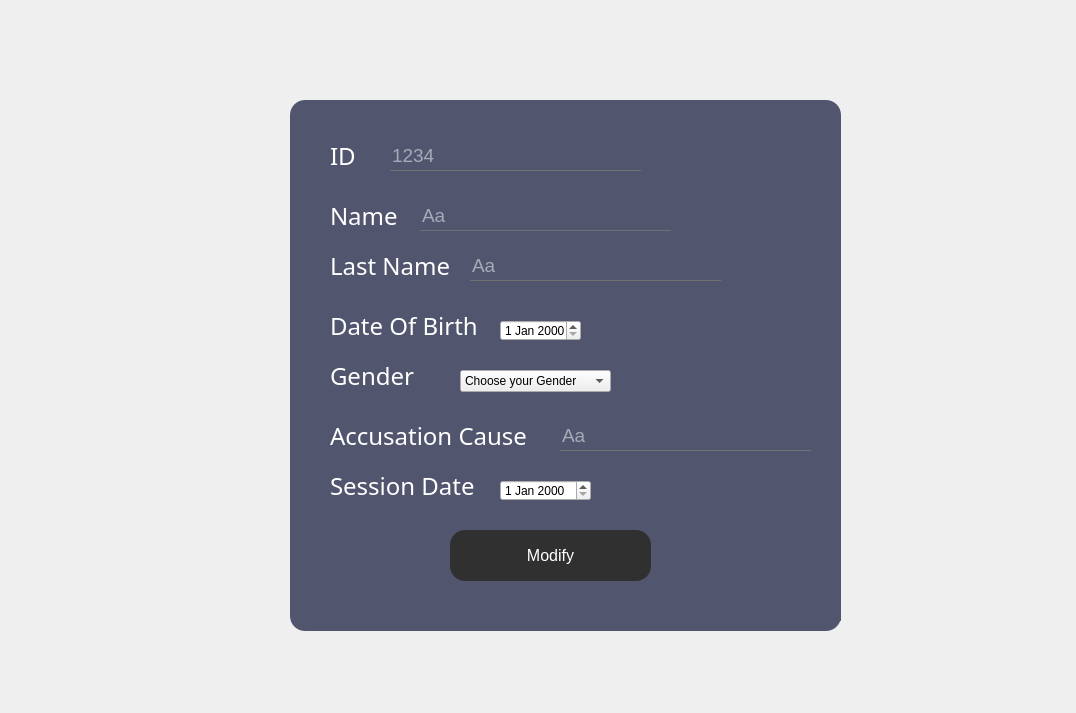
<?xml version="1.0" encoding="UTF-8"?>
<ui version="4.0">
 <class>Modify</class>
 <widget class="QDialog" name="Modify">
  <property name="geometry">
   <rect>
    <x>0</x>
    <y>0</y>
    <width>1076</width>
    <height>713</height>
   </rect>
  </property>
  <property name="windowTitle">
   <string>Dialog</string>
  </property>
  <property name="styleSheet">
   <string notr="true">*{
    background:url(../../Images_projet/HMR.jpg) ;
}</string>
  </property>
  <widget class="QFrame" name="Modify_Accused">
   <property name="geometry">
    <rect>
     <x>290</x>
     <y>100</y>
     <width>551</width>
     <height>531</height>
    </rect>
   </property>
   <property name="styleSheet">
    <string notr="true">QFrame
{
	background:#51556e;
    border-radius:15px;
}</string>
   </property>
   <property name="frameShape">
    <enum>QFrame::StyledPanel</enum>
   </property>
   <property name="frameShadow">
    <enum>QFrame::Raised</enum>
   </property>
   <widget class="QLabel" name="label_8">
    <property name="geometry">
     <rect>
      <x>490</x>
      <y>350</y>
      <width>231</width>
      <height>171</height>
     </rect>
    </property>
    <property name="text">
     <string/>
    </property>
    <property name="pixmap">
     <pixmap>D:/QTprojet/smart court.png</pixmap>
    </property>
    <property name="scaledContents">
     <bool>true</bool>
    </property>
   </widget>
   <widget class="QLabel" name="Mid">
    <property name="geometry">
     <rect>
      <x>40</x>
      <y>30</y>
      <width>111</width>
      <height>51</height>
     </rect>
    </property>
    <property name="styleSheet">
     <string notr="true">*{
    font-family:century gothic;
    font-size:24px;
	color:white;
}

</string>
    </property>
    <property name="text">
     <string>ID</string>
    </property>
   </widget>
   <widget class="QLineEdit" name="Lmid">
    <property name="geometry">
     <rect>
      <x>100</x>
      <y>40</y>
      <width>251</width>
      <height>31</height>
     </rect>
    </property>
    <property name="font">
     <font>
      <pointsize>14</pointsize>
     </font>
    </property>
    <property name="acceptDrops">
     <bool>true</bool>
    </property>
    <property name="styleSheet">
     <string notr="true">*{
background:transparent;
border:none;
color:white;
border-bottom:1px solid #717072;
}</string>
    </property>
    <property name="inputMask">
     <string/>
    </property>
    <property name="text">
     <string/>
    </property>
    <property name="maxLength">
     <number>32767</number>
    </property>
    <property name="echoMode">
     <enum>QLineEdit::Normal</enum>
    </property>
    <property name="placeholderText">
     <string>1234</string>
    </property>
   </widget>
   <widget class="QLabel" name="Mname">
    <property name="geometry">
     <rect>
      <x>40</x>
      <y>90</y>
      <width>111</width>
      <height>51</height>
     </rect>
    </property>
    <property name="styleSheet">
     <string notr="true">*{
    font-family:century gothic;
    font-size:24px;
	color:white;
}

</string>
    </property>
    <property name="text">
     <string>Name</string>
    </property>
   </widget>
   <widget class="QLineEdit" name="Lmname">
    <property name="geometry">
     <rect>
      <x>130</x>
      <y>100</y>
      <width>251</width>
      <height>31</height>
     </rect>
    </property>
    <property name="font">
     <font>
      <pointsize>14</pointsize>
     </font>
    </property>
    <property name="acceptDrops">
     <bool>true</bool>
    </property>
    <property name="styleSheet">
     <string notr="true">*{
background:transparent;
border:none;
color:white;
border-bottom:1px solid #717072;
}</string>
    </property>
    <property name="inputMask">
     <string/>
    </property>
    <property name="text">
     <string/>
    </property>
    <property name="maxLength">
     <number>32767</number>
    </property>
    <property name="echoMode">
     <enum>QLineEdit::Normal</enum>
    </property>
    <property name="placeholderText">
     <string>Aa</string>
    </property>
   </widget>
   <widget class="QLabel" name="Mlastname">
    <property name="geometry">
     <rect>
      <x>40</x>
      <y>140</y>
      <width>141</width>
      <height>51</height>
     </rect>
    </property>
    <property name="styleSheet">
     <string notr="true">*{
    font-family:century gothic;
    font-size:24px;
	color:white;
}

</string>
    </property>
    <property name="text">
     <string>Last Name</string>
    </property>
   </widget>
   <widget class="QLineEdit" name="Lmlastname">
    <property name="geometry">
     <rect>
      <x>180</x>
      <y>150</y>
      <width>251</width>
      <height>31</height>
     </rect>
    </property>
    <property name="font">
     <font>
      <pointsize>14</pointsize>
     </font>
    </property>
    <property name="acceptDrops">
     <bool>true</bool>
    </property>
    <property name="styleSheet">
     <string notr="true">*{
background:transparent;
border:none;
color:white;
border-bottom:1px solid #717072;
}</string>
    </property>
    <property name="inputMask">
     <string/>
    </property>
    <property name="text">
     <string/>
    </property>
    <property name="maxLength">
     <number>32767</number>
    </property>
    <property name="echoMode">
     <enum>QLineEdit::Normal</enum>
    </property>
    <property name="placeholderText">
     <string>Aa</string>
    </property>
   </widget>
   <widget class="QLabel" name="Macc">
    <property name="geometry">
     <rect>
      <x>40</x>
      <y>310</y>
      <width>251</width>
      <height>51</height>
     </rect>
    </property>
    <property name="styleSheet">
     <string notr="true">*{
    font-family:century gothic;
    font-size:24px;
	color:white;
}

</string>
    </property>
    <property name="text">
     <string>Accusation Cause</string>
    </property>
   </widget>
   <widget class="QDateEdit" name="LmDate_B">
    <property name="geometry">
     <rect>
      <x>210</x>
      <y>220</y>
      <width>81</width>
      <height>21</height>
     </rect>
    </property>
   </widget>
   <widget class="QLabel" name="Mdb">
    <property name="geometry">
     <rect>
      <x>40</x>
      <y>200</y>
      <width>161</width>
      <height>51</height>
     </rect>
    </property>
    <property name="styleSheet">
     <string notr="true">*{
    font-family:century gothic;
    font-size:24px;
	color:white;
}

</string>
    </property>
    <property name="text">
     <string>Date Of Birth</string>
    </property>
   </widget>
   <widget class="QLabel" name="Mgender">
    <property name="geometry">
     <rect>
      <x>40</x>
      <y>250</y>
      <width>101</width>
      <height>51</height>
     </rect>
    </property>
    <property name="styleSheet">
     <string notr="true">*{
    font-family:century gothic;
    font-size:24px;
	color:white;
}

</string>
    </property>
    <property name="text">
     <string>Gender</string>
    </property>
   </widget>
   <widget class="QLabel" name="Mds">
    <property name="geometry">
     <rect>
      <x>40</x>
      <y>360</y>
      <width>171</width>
      <height>51</height>
     </rect>
    </property>
    <property name="styleSheet">
     <string notr="true">*{
    font-family:century gothic;
    font-size:24px;
	color:white;
}

</string>
    </property>
    <property name="text">
     <string>Session Date</string>
    </property>
   </widget>
   <widget class="QDateEdit" name="LMDateS">
    <property name="geometry">
     <rect>
      <x>210</x>
      <y>380</y>
      <width>91</width>
      <height>21</height>
     </rect>
    </property>
   </widget>
   <widget class="QLineEdit" name="Lmacc_cause">
    <property name="geometry">
     <rect>
      <x>270</x>
      <y>320</y>
      <width>251</width>
      <height>31</height>
     </rect>
    </property>
    <property name="font">
     <font>
      <pointsize>14</pointsize>
     </font>
    </property>
    <property name="acceptDrops">
     <bool>true</bool>
    </property>
    <property name="styleSheet">
     <string notr="true">*{
background:transparent;
border:none;
color:white;
border-bottom:1px solid #717072;
}</string>
    </property>
    <property name="inputMask">
     <string/>
    </property>
    <property name="text">
     <string/>
    </property>
    <property name="maxLength">
     <number>32767</number>
    </property>
    <property name="echoMode">
     <enum>QLineEdit::Normal</enum>
    </property>
    <property name="placeholderText">
     <string>Aa</string>
    </property>
   </widget>
   <widget class="QComboBox" name="LMgender">
    <property name="geometry">
     <rect>
      <x>170</x>
      <y>270</y>
      <width>151</width>
      <height>22</height>
     </rect>
    </property>
    <item>
     <property name="text">
      <string>Choose your Gender</string>
     </property>
    </item>
    <item>
     <property name="text">
      <string>Male</string>
     </property>
    </item>
    <item>
     <property name="text">
      <string>Female</string>
     </property>
    </item>
   </widget>
   <widget class="QPushButton" name="modify">
    <property name="geometry">
     <rect>
      <x>160</x>
      <y>430</y>
      <width>201</width>
      <height>51</height>
     </rect>
    </property>
    <property name="font">
     <font>
      <pointsize>12</pointsize>
     </font>
    </property>
    <property name="styleSheet">
     <string notr="true">*{
color:white;
border-radius: 15px;
background:#303030;
}

*:hover
{
	color:#303030;
	border-radius:15px;
	background:white
}</string>
    </property>
    <property name="text">
     <string>Modify</string>
    </property>
   </widget>
  </widget>
 </widget>
 <resources/>
 <connections/>
</ui>
